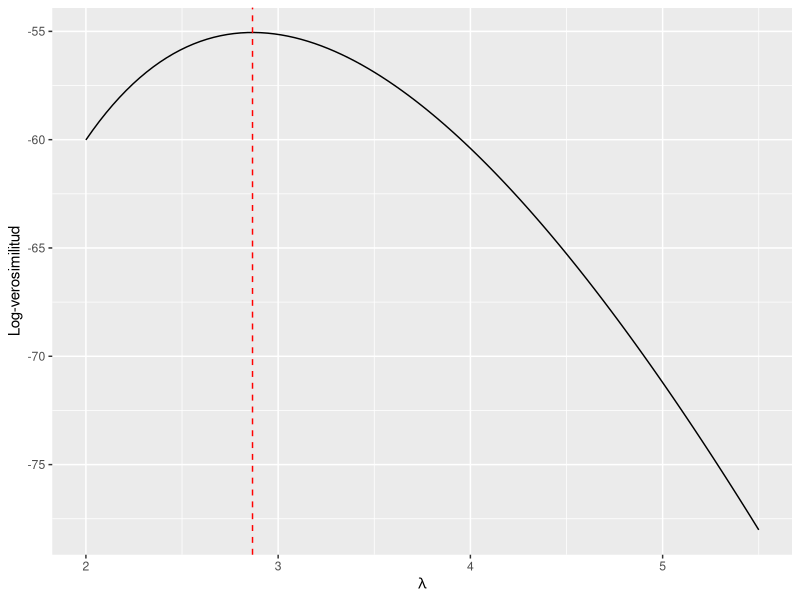
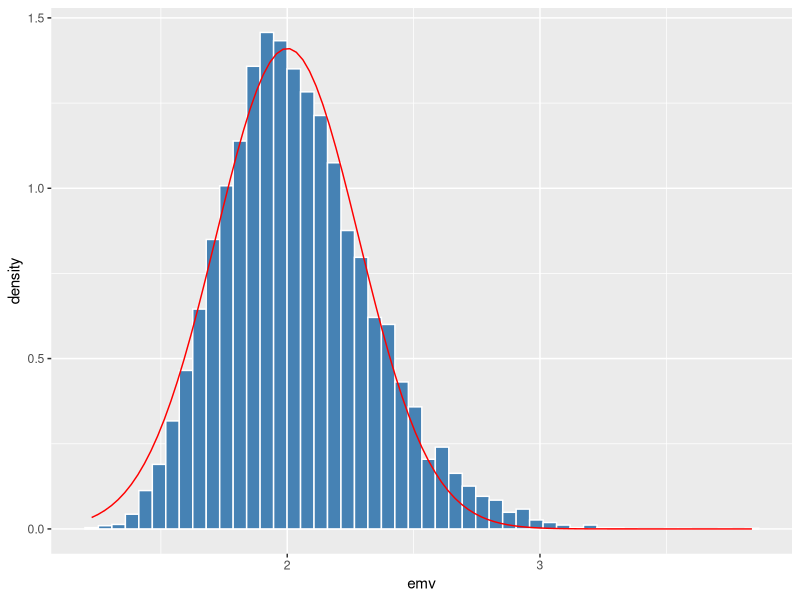
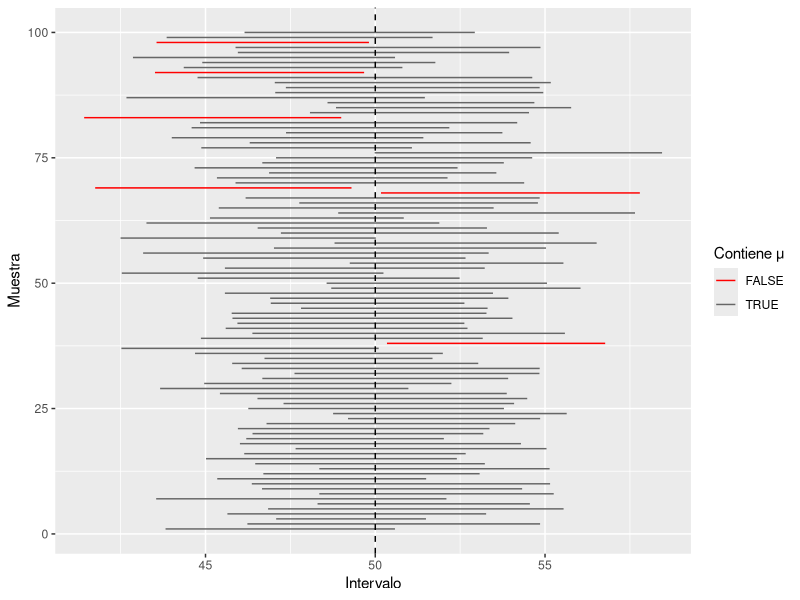
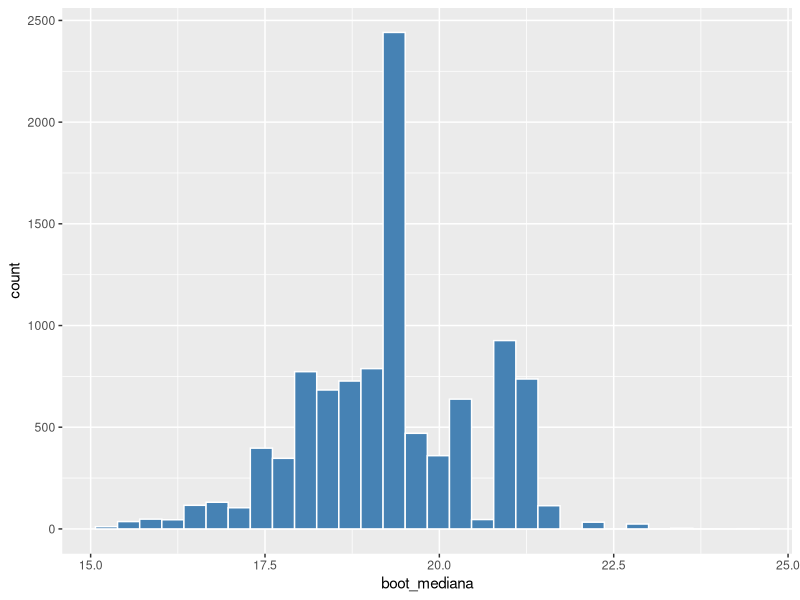

Source code (R) for these figures, in order:
## ---- chunk 1
library(tidyverse)
library(MASS, exclude = "select")
set.seed(2026)
## ---- chunk 2
simular_varianzas <- function(n, sigma2 = 4, nsim = 20000) {
  est <- replicate(nsim, {
    x <- rnorm(n, 0, sqrt(sigma2))
    c(s2 = var(x), mv = mean((x - mean(x))^2))
  })
  tibble(estimador = c("divisor n-1", "divisor n"),
         media = rowMeans(est),
         sesgo = rowMeans(est) - sigma2,
         varianza = apply(est, 1, var),
         ecm = rowMeans((est - sigma2)^2))
}
simular_varianzas(n = 10)
## ---- chunk 3
theta <- 10; n <- 20
est <- replicate(20000, {
  x <- runif(n, 0, theta)
  c(maximo = max(x), doble_media = 2 * mean(x), maximo_corregido = (n + 1) / n * max(x))
})
tibble(estimador = rownames(est),
       sesgo = rowMeans(est) - theta,
       varianza = apply(est, 1, var),
       ecm = rowMeans((est - theta)^2))
## ---- chunk 4
x <- rgamma(500, shape = 3, rate = 2)
c(alfa = mean(x)^2 / var(x), beta = mean(x) / var(x))
## ---- chunk 5
#| label: fig-logver
#| fig-cap: "Log-verosimilitud de una muestra de Poisson; el máximo está en la media muestral."
x <- rpois(30, lambda = 3.5)
loglik <- function(lambda) sum(dpois(x, lambda, log = TRUE))

ggplot(tibble(lambda = seq(2, 5.5, length.out = 200)), aes(lambda)) +
  stat_function(fun = Vectorize(loglik)) +
  geom_vline(xintercept = mean(x), linetype = "dashed", color = "red") +
  labs(x = expression(lambda), y = "Log-verosimilitud")
## ---- chunk 6
x <- rgamma(300, shape = 3, rate = 2)
menos_loglik <- function(par) -sum(dgamma(x, shape = par[1], rate = par[2], log = TRUE))
ajuste <- optim(c(1, 1), menos_loglik, method = "L-BFGS-B", lower = c(0.01, 0.01), hessian = TRUE)
ajuste$par
fitdistr(x, "gamma")        # MASS: mismo resultado con errores típicos
## ---- chunk 7
sqrt(diag(solve(ajuste$hessian)))     # errores típicos desde el hessiano
## ---- chunk 8
#| label: fig-emv-asint
#| fig-cap: "Distribución muestral del EMV de una exponencial (n = 50) y normal asintótica."
lambda <- 2; n <- 50
emv <- replicate(10000, 1 / mean(rexp(n, lambda)))
c(sd_simulada = sd(emv), sd_asintotica = lambda / sqrt(n))

ggplot(tibble(emv), aes(emv)) +
  geom_histogram(aes(y = after_stat(density)), bins = 50,
                 fill = "steelblue", color = "white") +
  stat_function(fun = dnorm, args = list(mean = lambda, sd = lambda / sqrt(n)), color = "red")
## ---- chunk 9
library(palmerpenguins)
peso <- na.omit(penguins$body_mass_g)
n <- length(peso); s2 <- var(peso)

t.test(peso)$conf.int
c((n - 1) * s2 / qchisq(0.975, n - 1), (n - 1) * s2 / qchisq(0.025, n - 1))
## ---- chunk 10
cobertura <- function(p, n, nsim = 5000) {
  x <- rbinom(nsim, n, p); ph <- x / n
  wald <- cbind(ph - 1.96 * sqrt(ph * (1 - ph) / n), ph + 1.96 * sqrt(ph * (1 - ph) / n))
  wilson <- t(sapply(x, function(xx) prop.test(xx, n, correct = FALSE)$conf.int))
  c(wald = mean(wald[, 1] <= p & p <= wald[, 2]),
    wilson = mean(wilson[, 1] <= p & p <= wilson[, 2]))
}
round(rbind(`p=0.1, n=30` = cobertura(0.1, 30), `p=0.5, n=30` = cobertura(0.5, 30)), 3)
## ---- chunk 11
#| label: fig-cobertura
#| fig-cap: "Cien intervalos de confianza al 95 % para una media de 50; en rojo, los que no la contienen."
ic <- map_dfr(1:100, function(i) {
  m <- rnorm(30, 50, 10)
  ci <- t.test(m)$conf.int
  tibble(i = i, inf = ci[1], sup = ci[2], contiene = ci[1] <= 50 & 50 <= ci[2])
})
mean(ic$contiene)
ggplot(ic, aes(y = i, xmin = inf, xmax = sup, color = contiene)) +
  geom_linerange() +
  geom_vline(xintercept = 50, linetype = "dashed") +
  scale_color_manual(values = c(`TRUE` = "grey40", `FALSE` = "red")) +
  labs(x = "Intervalo", y = "Muestra", color = "Contiene μ")
## ---- chunk 12
#| label: fig-bootstrap
#| fig-cap: "Distribución bootstrap de la mediana del consumo (mtcars)."
x <- mtcars$mpg
boot_mediana <- replicate(10000, median(sample(x, replace = TRUE)))

c(mediana = median(x), error_tipico_boot = sd(boot_mediana))
quantile(boot_mediana, c(0.025, 0.975))

ggplot(tibble(boot_mediana), aes(boot_mediana)) +
  geom_histogram(bins = 30, fill = "steelblue", color = "white")
